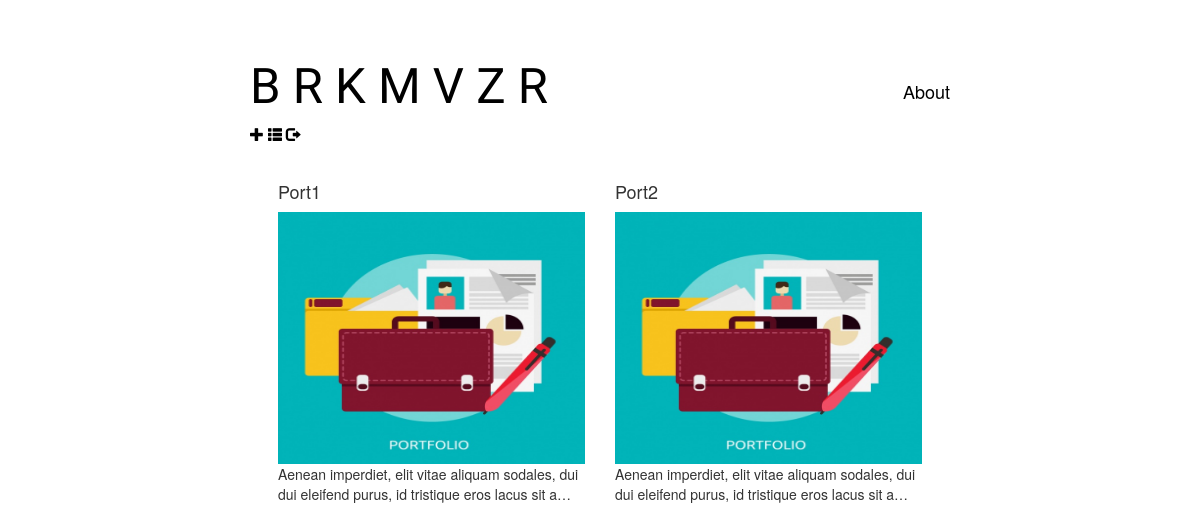
The page /portfolio/ (signed in) on the database its author committed.
### portfolio/models.py (models this page shows, shortened)
class PortfolioItem(models.Model):
    image = models.ImageField(blank=True, null=True)
    title = models.CharField(max_length=200)
    text = models.TextField()

### portfolio/views.py (the view)
# urls.py: path('portfolio/', views.portfolio_list, name='portfolio'),
def portfolio_list(request):
    items = PortfolioItem.objects.all()
    return render(request, 'portfolio/portfolio_list.html', {'items': items})

### portfolio/templates/portfolio/portfolio_list.html
{% extends 'base.html' %}
{% load static %}
{% block content %}
    <div class="portfolio-container">
        <div class="row">
            {% for item in items %}
                <div class="col-xs-6">
                    <h4>{{ item.title }}</h4>
                    <img class="portfolio-img" src="{% static 'images/portfolio-bg.jpg' %}">
                    <p>{{ item.text|truncatechars:100 }}</p>
                </div>
            {% endfor %}
        </div>
    </div>
{% endblock %}

### blog/static/css/blogtwo.css (style rules this page uses)
body { text-align: center; }
.portfolio-container { margin: 2em; }
img { max-width: 100%; max-height: 100%; }
.portfolio-img { width:50vh; height:50vh; }
.col-xs-6 { height:20em; padding-bottom: 2em; margin-bottom: 1em; }

### rows shown on the page
PortfolioItem: title "Port1", text "Aenean imperdiet, elit vitae aliquam sodales, dui dui eleifend purus, id tristique eros lacus sit a…"
PortfolioItem: title "Port2", text "Aenean imperdiet, elit vitae aliquam sodales, dui dui eleifend purus, id tristique eros lacus sit a…"
